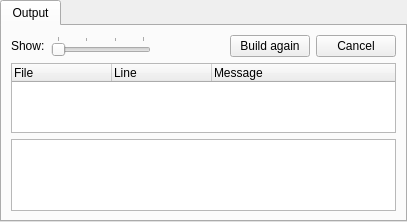
<?xml version="1.0" encoding="UTF-8"?>
<ui version="4.0">
 <class>build</class>
 <widget class="QWidget" name="build">
  <property name="geometry">
   <rect>
    <x>0</x>
    <y>0</y>
    <width>407</width>
    <height>178</height>
   </rect>
  </property>
  <layout class="QVBoxLayout" name="verticalLayout">
   <property name="spacing">
    <number>0</number>
   </property>
   <property name="margin">
    <number>0</number>
   </property>
   <item>
    <widget class="QTabWidget" name="u_tabWidget">
     <property name="currentIndex">
      <number>0</number>
     </property>
     <widget class="QWidget" name="errs">
      <attribute name="title">
       <string>Output</string>
      </attribute>
      <layout class="QVBoxLayout" name="outputVerticalLayout">
       <item>
        <layout class="QHBoxLayout" name="horizontalLayout">
         <item>
          <widget class="QLabel" name="showLabel">
           <property name="text">
            <string>Show:</string>
           </property>
          </widget>
         </item>
         <item>
          <widget class="QSlider" name="displayModeSlider">
           <property name="sizePolicy">
            <sizepolicy hsizetype="Fixed" vsizetype="Fixed">
             <horstretch>0</horstretch>
             <verstretch>0</verstretch>
            </sizepolicy>
           </property>
           <property name="minimumSize">
            <size>
             <width>100</width>
             <height>0</height>
            </size>
           </property>
           <property name="maximum">
            <number>3</number>
           </property>
           <property name="pageStep">
            <number>1</number>
           </property>
           <property name="orientation">
            <enum>Qt::Horizontal</enum>
           </property>
           <property name="tickPosition">
            <enum>QSlider::TicksAbove</enum>
           </property>
           <property name="tickInterval">
            <number>1</number>
           </property>
          </widget>
         </item>
         <item>
          <widget class="QLabel" name="displayModeLabel">
           <property name="text">
            <string/>
           </property>
          </widget>
         </item>
         <item>
          <spacer name="horizontalSpacer">
           <property name="orientation">
            <enum>Qt::Horizontal</enum>
           </property>
           <property name="sizeHint" stdset="0">
            <size>
             <width>40</width>
             <height>20</height>
            </size>
           </property>
          </spacer>
         </item>
         <item>
          <widget class="QLabel" name="buildStatusLabel">
           <property name="text">
            <string/>
           </property>
          </widget>
         </item>
         <item>
          <widget class="QPushButton" name="buildAgainButton">
           <property name="text">
            <string>Build again</string>
           </property>
          </widget>
         </item>
         <item>
          <widget class="QPushButton" name="cancelBuildButton">
           <property name="text">
            <string>Cancel</string>
           </property>
          </widget>
         </item>
        </layout>
       </item>
       <item>
        <widget class="QTreeWidget" name="errTreeWidget">
         <property name="sizePolicy">
          <sizepolicy hsizetype="Expanding" vsizetype="Expanding">
           <horstretch>1</horstretch>
           <verstretch>1</verstretch>
          </sizepolicy>
         </property>
         <property name="autoScroll">
          <bool>false</bool>
         </property>
         <property name="alternatingRowColors">
          <bool>true</bool>
         </property>
         <property name="rootIsDecorated">
          <bool>false</bool>
         </property>
         <property name="allColumnsShowFocus">
          <bool>true</bool>
         </property>
         <column>
          <property name="text">
           <string comment="Header for the file name column">File</string>
          </property>
         </column>
         <column>
          <property name="text">
           <string comment="Header for the line number column">Line</string>
          </property>
         </column>
         <column>
          <property name="text">
           <string comment="Header for the error message column">Message</string>
          </property>
         </column>
        </widget>
       </item>
       <item>
        <widget class="QPlainTextEdit" name="plainTextEdit">
         <property name="readOnly">
          <bool>true</bool>
         </property>
        </widget>
       </item>
      </layout>
     </widget>
    </widget>
   </item>
  </layout>
 </widget>
 <tabstops>
  <tabstop>errTreeWidget</tabstop>
 </tabstops>
 <resources/>
 <connections/>
</ui>
